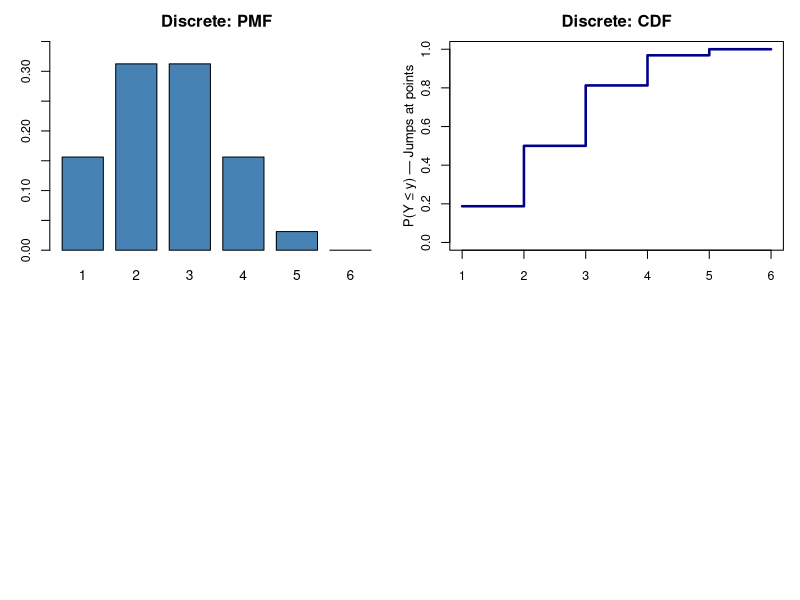
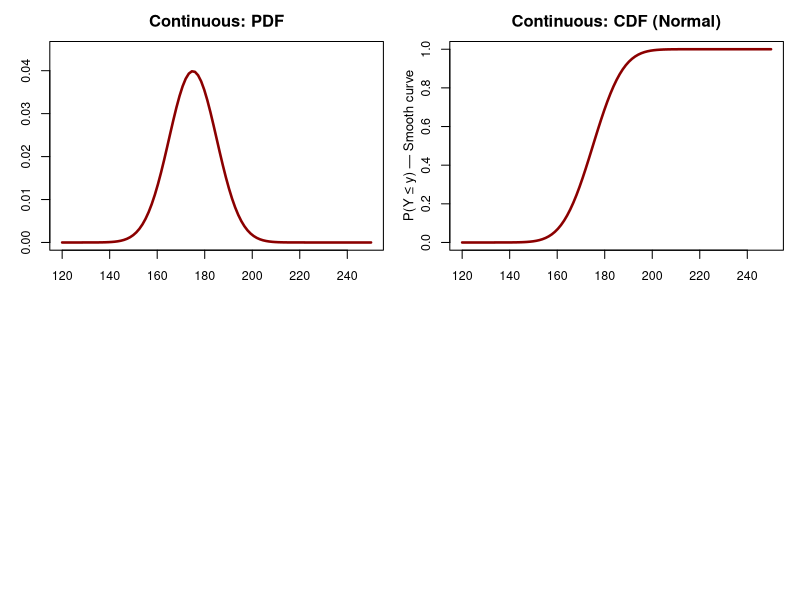
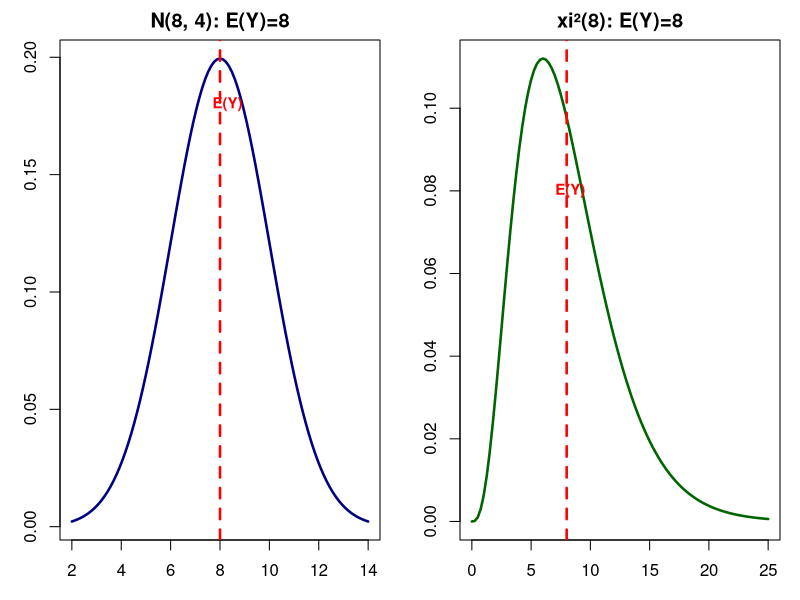
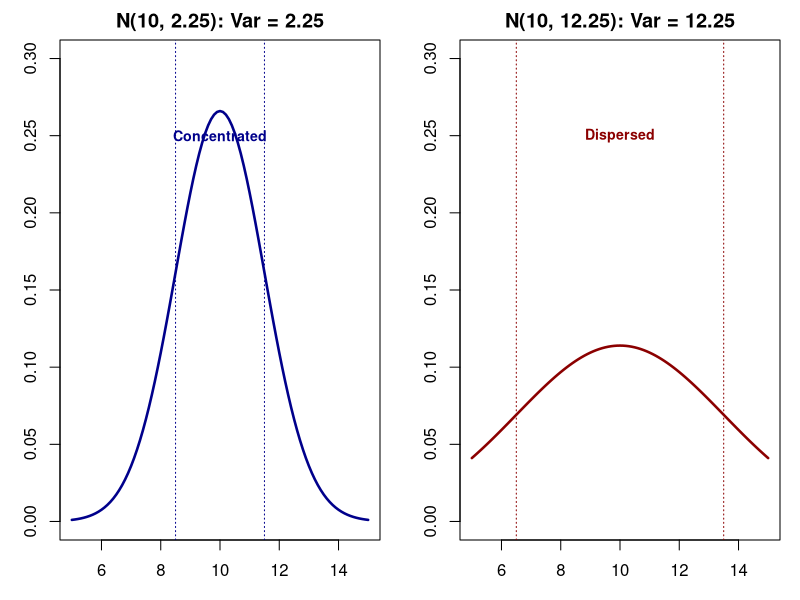
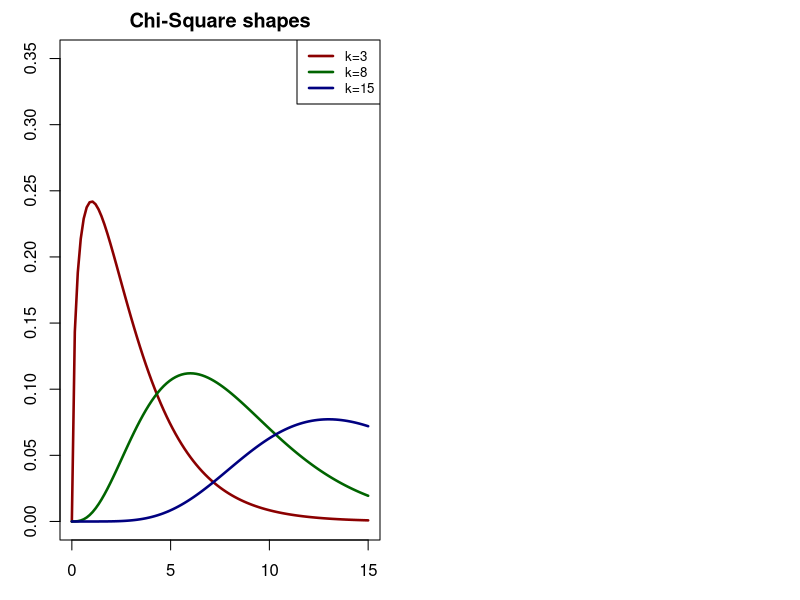
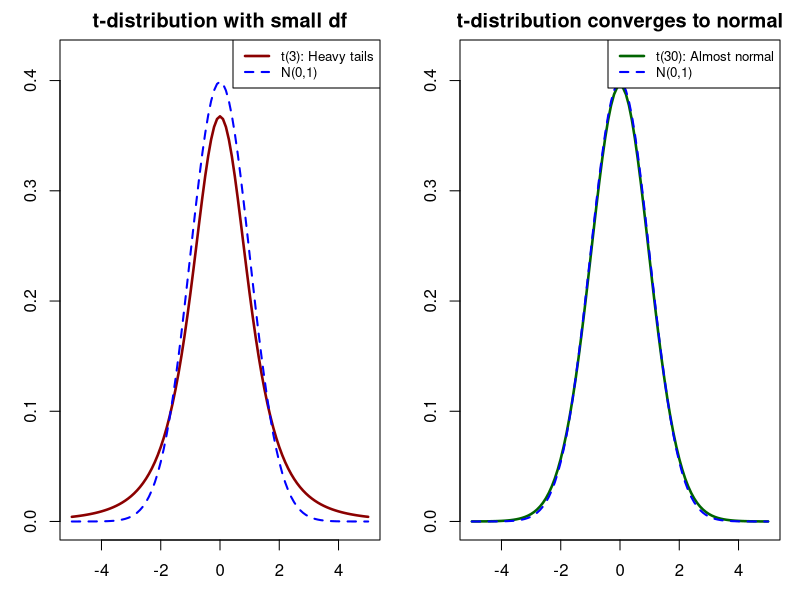
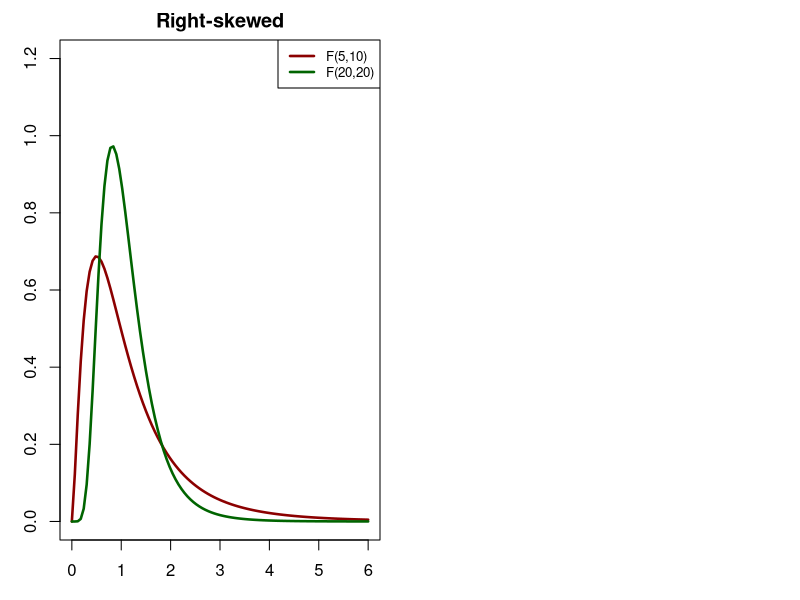

Write R code to recreate these figures, in order.
## ---- chunk 1
knitr::opts_chunk$set(echo = TRUE)
## ---- chunk 2
    par(mfrow=c(2,2), mar=c(3,3,2.5,1))

    # Discrete PMF
    y_vals <- 1:6
    pmf_vals <- dbinom(y_vals, size=5, prob=0.5)
    barplot(pmf_vals, names.arg=y_vals, ylim=c(0, 0.35), 
            main='Discrete: PMF', ylab='p(y)', xlab='y', 
            col='steelblue', space=0.3, cex.axis=0.9)


    # Discrete CDF
    cdf_vals <- pbinom(y_vals, size=5, prob=0.5)
    plot(y_vals, cdf_vals, type='s', lwd=2.5, col='darkblue',
         main='Discrete: CDF', ylab='F(y)', xlab='y', 
         ylim=c(0, 1), pch=16, cex=0.8, cex.axis=0.9)
    mtext('P(Y ≤ y) — Jumps at points', side=2, line=2, cex=0.8)
## ---- chunk 3
par(mfrow=c(2,2), mar=c(3,3,2.5,1))

# Continuous PDF
curve(dnorm(x, 175, 10), xlim=c(120, 250), ylim=c(0, 0.045),
      main='Continuous: PDF', ylab='f(y)', xlab='y',
      lwd=2.5, col='darkred', cex.axis=0.9)


# Continuous CDF
curve(pnorm(x, 175, 10), xlim=c(120, 250), ylim=c(0, 1),
      main='Continuous: CDF (Normal)', ylab='F(y)', xlab='y',
      lwd=2.5, col='darkred', cex.axis=0.9)
mtext('P(Y ≤ y) — Smooth curve', side=2, line=2, cex=0.8)

par(mfrow=c(1,1))
## ---- chunk 4
par(mfrow=c(1,2), mar=c(3,3,2,1))

# Normal distribution
curve(dnorm(x, 8, 2), xlim=c(2, 14), ylab='f(y)', xlab='y',
      main='N(8, 4): E(Y)=8', lwd=2.5, col='navy')
abline(v=8, col='red', lwd=2.5, lty=2)
text(8.3, 0.18, 'E(Y)', cex=0.9, col='red', font=2)

# Chi-square distribution
curve(dchisq(x, df=8), xlim=c(0, 25), ylab='f(y)', xlab='y',
      main='xi²(8): E(Y)=8', lwd=2.5, col='darkgreen')
abline(v=8, col='red', lwd=2.5, lty=2)
text(8.3, 0.08, 'E(Y)', cex=0.9, col='red', font=2)

par(mfrow=c(1,1))
## ---- chunk 5
par(mfrow=c(1,2), mar=c(3,3,2,1))

# Small variance
curve(dnorm(x, 10, 1.5), xlim=c(5, 15), ylim=c(0, 0.3), ylab='f(y)', xlab='y',
      main='N(10, 2.25): Var = 2.25', lwd=2.5, col='darkblue')
abline(v=c(8.5, 11.5), col='darkblue', lwd=1, lty=3)
text(10, 0.25, 'Concentrated', cex=0.85, col='darkblue', font=2)

# Large variance
curve(dnorm(x, 10, 3.5), xlim=c(5, 15), ylim=c(0, 0.3), ylab='f(y)', xlab='y',
      main='N(10, 12.25): Var = 12.25', lwd=2.5, col='darkred')
abline(v=c(6.5, 13.5), col='darkred', lwd=1, lty=3)
text(10, 0.25, 'Dispersed', cex=0.85, col='darkred', font=2)

par(mfrow=c(1,1))
## ---- chunk 6
par(mfrow=c(1,2), mar=c(3,3,2,1))

curve(dchisq(x, df=3), xlim=c(0, 15), ylim=c(0, 0.35), ylab='f(y)', xlab='y',
      main='Chi-Square shapes', lwd=2.5, col='darkred')
curve(dchisq(x, df=8), xlim=c(0, 15), ylim=c(0, 0.35), lwd=2.5, col='darkgreen', add=TRUE)
curve(dchisq(x, df=15), xlim=c(0, 15), ylim=c(0, 0.35), lwd=2.5, col='navy', add=TRUE)
legend('topright', legend=c('k=3', 'k=8', 'k=15'), col=c('darkred', 'darkgreen', 'navy'),
       lwd=2.5, cex=0.8)

par(mfrow=c(1,1))
## ---- chunk 7
par(mfrow=c(1,2), mar=c(3,3,2,1))

# Small df (heavy tails)
curve(dt(x, df=3), xlim=c(-5, 5), ylim=c(0, 0.42), ylab='f(y)', xlab='y',
      main='t-distribution with small df', lwd=2.5, col='darkred')
curve(dnorm(x), xlim=c(-5, 5), ylim=c(0, 0.42), lwd=2, col='blue', lty=2, add=TRUE)
legend('topright', legend=c('t(3): Heavy tails', 'N(0,1)'), 
       col=c('darkred', 'blue'), lwd=c(2.5, 2), lty=c(1,2), cex=0.8)

# Large df (approaches normal)
curve(dt(x, df=30), xlim=c(-5, 5), ylim=c(0, 0.42), ylab='f(y)', xlab='y',
      main='t-distribution converges to normal', lwd=2.5, col='darkgreen')
curve(dnorm(x), xlim=c(-5, 5), ylim=c(0, 0.42), lwd=2, col='blue', lty=2, add=TRUE)
legend('topright', legend=c('t(30): Almost normal', 'N(0,1)'), 
       col=c('darkgreen', 'blue'), lwd=c(2.5, 2), lty=c(1,2), cex=0.8)

par(mfrow=c(1,1))
## ---- chunk 8
par(mfrow=c(1,2), mar=c(3,3,2,1))

curve(df(x, df1=5, df2=10), xlim=c(0, 6), ylim=c(0, 1.2), ylab='f(y)', xlab='y',
      main='Right-skewed', lwd=2.5, col='darkred')
curve(df(x, df1=20, df2=20), xlim=c(0, 6), ylim=c(0, 1.2), ylab='f(y)', xlab='y',
      main='More symmetric', lwd=2.5, col='darkgreen', add=TRUE)
legend('topright', legend=c('F(5,10)', 'F(20,20)'), 
       col=c('darkred', 'darkgreen'), lwd=2.5, cex=0.8)

par(mfrow=c(1,1))
